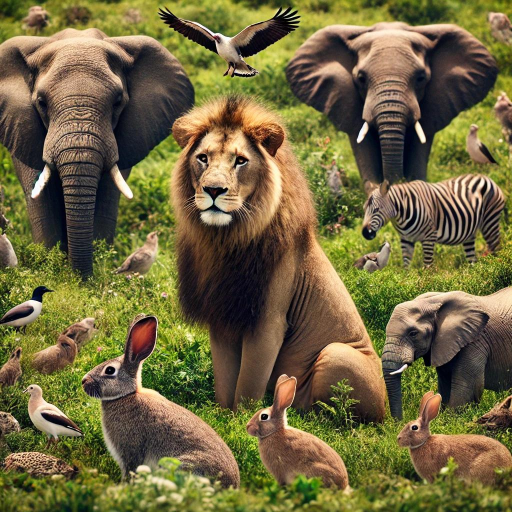
#> input picture chapter12/source/photo1.jpeg, 1024 x 1024 px (shown at 1/2 size); the run also reads 1 picture not shown here
$ python chapter12_1.py
#> lines starting #> are read from the running program, lines starting #| are printed output that depends on the picture
import pathlib
from PIL import Image

width_w, height_w = 250, 130
width_im, height_im = 300, 200
x, y = int((width_im - width_w) / 2), int((height_im - height_w) / 2)

watermark = Image.open(r"chapter12\watermark.png").resize((width_w, height_w))
source = r"chapter12\source"
target = r"chapter12\target"

for p in pathlib.Path(source).glob("*.jpeg"):
    print(p)
    im = Image.open(p).resize((width_im, height_im))
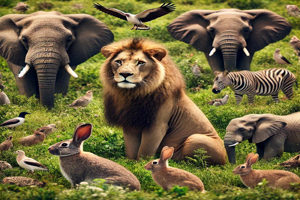
#> im: PIL image 300x200 RGB; mean R, G, B 112.8, 103.3, 63.1
    im.paste(watermark, (x,y), watermark)
    im.save(fr"{target}\{p.stem}.jpeg")
#> pass 2 of the loop `for p in pathlib.Path(source).glob("*.jpeg"):`:
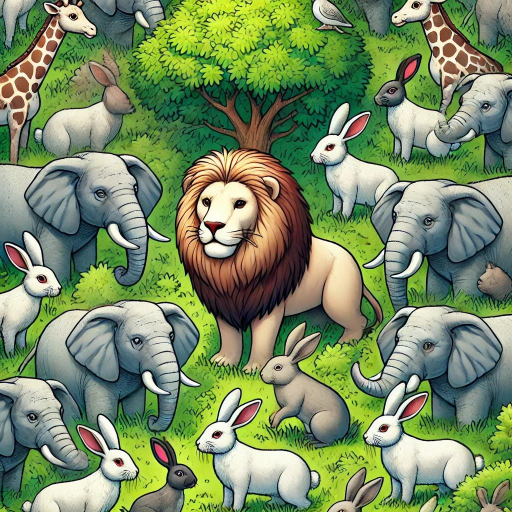
#> input picture chapter12/source/photo2.jpeg, 1024 x 1024 px (shown at 1/2 size)
#> `im = Image.open(p).resize((width_im, height_im))`:
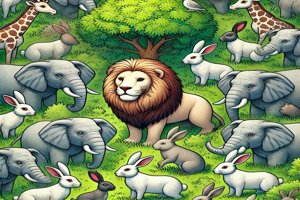
#> im: PIL image 300x200 RGB; mean R, G, B 120.8, 141, 99.2
#> pass 3 of the loop `for p in pathlib.Path(source).glob("*.jpeg"):`:
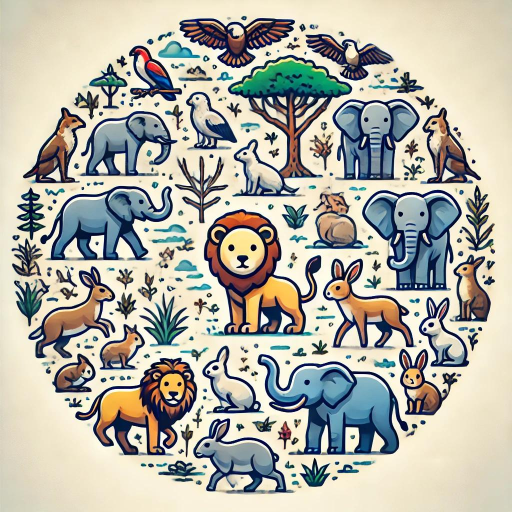
#> input picture chapter12/source/photo3.jpeg, 1024 x 1024 px (shown at 1/2 size)
#> `im = Image.open(p).resize((width_im, height_im))`:
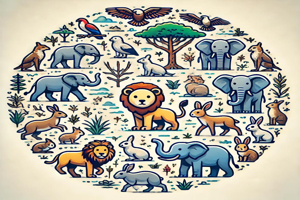
#> im: PIL image 300x200 RGB; mean R, G, B 179.6, 178, 166.7
